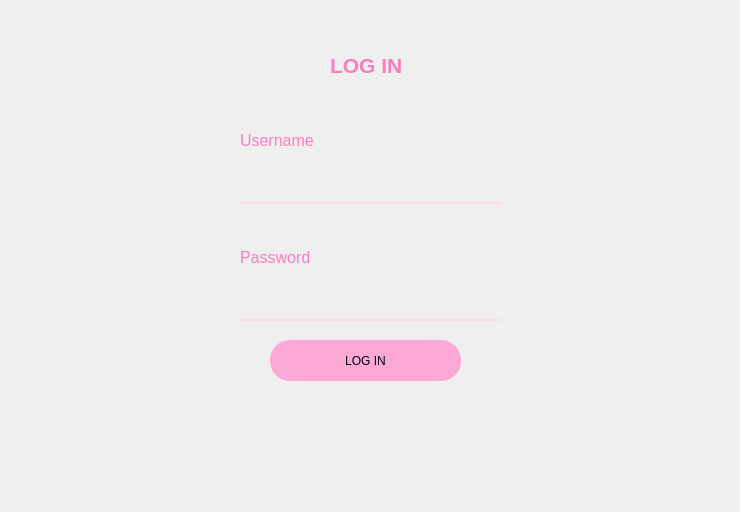
<?xml version="1.0" encoding="UTF-8"?>
<ui version="4.0">
 <class>Widget</class>
 <widget class="QWidget" name="Widget">
  <property name="geometry">
   <rect>
    <x>0</x>
    <y>0</y>
    <width>740</width>
    <height>512</height>
   </rect>
  </property>
  <property name="sizePolicy">
   <sizepolicy hsizetype="Preferred" vsizetype="Preferred">
    <horstretch>0</horstretch>
    <verstretch>0</verstretch>
   </sizepolicy>
  </property>
  <property name="minimumSize">
   <size>
    <width>740</width>
    <height>512</height>
   </size>
  </property>
  <property name="maximumSize">
   <size>
    <width>740</width>
    <height>512</height>
   </size>
  </property>
  <property name="windowTitle">
   <string>Log in</string>
  </property>
  <property name="styleSheet">
   <string notr="true"/>
  </property>
  <widget class="QPushButton" name="loginButton">
   <property name="geometry">
    <rect>
     <x>270</x>
     <y>340</y>
     <width>191</width>
     <height>41</height>
    </rect>
   </property>
   <property name="styleSheet">
    <string notr="true">QPushButton {
    background-color: rgba(255, 153, 206, 0.8);
    border: none;
    padding: 5px;
	border-radius:20px;
}
QPushButton:hover {
    background-color: rgba(255, 178, 218, 0.8);
}</string>
   </property>
   <property name="text">
    <string>LOG IN</string>
   </property>
  </widget>
  <widget class="QLabel" name="labelAuthentification">
   <property name="geometry">
    <rect>
     <x>330</x>
     <y>40</y>
     <width>91</width>
     <height>51</height>
    </rect>
   </property>
   <property name="font">
    <font>
     <pointsize>16</pointsize>
     <bold>true</bold>
    </font>
   </property>
   <property name="styleSheet">
    <string notr="true">color:rgba(255, 96, 178, 0.8);</string>
   </property>
   <property name="text">
    <string>LOG IN</string>
   </property>
  </widget>
  <widget class="QWidget" name="">
   <property name="geometry">
    <rect>
     <x>240</x>
     <y>121</y>
     <width>261</width>
     <height>200</height>
    </rect>
   </property>
   <layout class="QVBoxLayout" name="verticalLayout">
    <item>
     <widget class="QLabel" name="labelUsername">
      <property name="font">
       <font>
        <pointsize>12</pointsize>
       </font>
      </property>
      <property name="styleSheet">
       <string notr="true">color:rgba(255, 96, 178, 0.8);</string>
      </property>
      <property name="text">
       <string>Username</string>
      </property>
     </widget>
    </item>
    <item>
     <spacer name="verticalSpacer_2">
      <property name="orientation">
       <enum>Qt::Orientation::Vertical</enum>
      </property>
      <property name="sizeType">
       <enum>QSizePolicy::Policy::Fixed</enum>
      </property>
      <property name="sizeHint" stdset="0">
       <size>
        <width>20</width>
        <height>13</height>
       </size>
      </property>
     </spacer>
    </item>
    <item>
     <widget class="QLineEdit" name="loginEdit">
      <property name="styleSheet">
       <string notr="true">QLineEdit {
	background-color:rgb(243, 243, 243);
    border: none;
    border-bottom: 2px solid rgba(255, 211, 234, 0.8);
    background: transparent;
    outline: none;
	font-size: 16px;
    font-family: Arial;
	padding-bottom:3px;
}</string>
      </property>
     </widget>
    </item>
    <item>
     <spacer name="verticalSpacer">
      <property name="orientation">
       <enum>Qt::Orientation::Vertical</enum>
      </property>
      <property name="sizeType">
       <enum>QSizePolicy::Policy::Fixed</enum>
      </property>
      <property name="sizeHint" stdset="0">
       <size>
        <width>20</width>
        <height>28</height>
       </size>
      </property>
     </spacer>
    </item>
    <item>
     <widget class="QLabel" name="labelPassword">
      <property name="font">
       <font>
        <pointsize>12</pointsize>
       </font>
      </property>
      <property name="styleSheet">
       <string notr="true">color:rgba(255, 96, 178, 0.8);</string>
      </property>
      <property name="text">
       <string>Password</string>
      </property>
     </widget>
    </item>
    <item>
     <spacer name="verticalSpacer_3">
      <property name="orientation">
       <enum>Qt::Orientation::Vertical</enum>
      </property>
      <property name="sizeType">
       <enum>QSizePolicy::Policy::Fixed</enum>
      </property>
      <property name="sizeHint" stdset="0">
       <size>
        <width>20</width>
        <height>13</height>
       </size>
      </property>
     </spacer>
    </item>
    <item>
     <widget class="QLineEdit" name="passwordEdit">
      <property name="styleSheet">
       <string notr="true">QLineEdit {
	background-color:rgb(243, 243, 243);
    border: none;
    border-bottom: 2px solid rgba(255, 211, 234, 0.8);
    background: transparent;
    outline: none;
	font-size: 16px;
    font-family: Arial;
	padding-bottom:3px;
}</string>
      </property>
     </widget>
    </item>
   </layout>
  </widget>
 </widget>
 <resources/>
 <connections/>
</ui>
